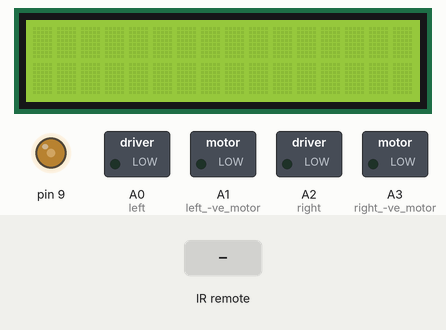
Simulated run of this sketch. Board: Arduino Uno, built with avr-gcc and run on an emulated ATmega328P. Shown: 16×2 character LCD, switched loads named in the sketch (green lamp = pin HIGH), output pins drawn as LEDs (lit = HIGH). The test bench sets the inputs (shaded band). What the sketch prints to the serial monitor is not drawn.

Above: at 1.2 s.
1.3 s: infrared code 0xFF18E7 received
At 1.6 s:
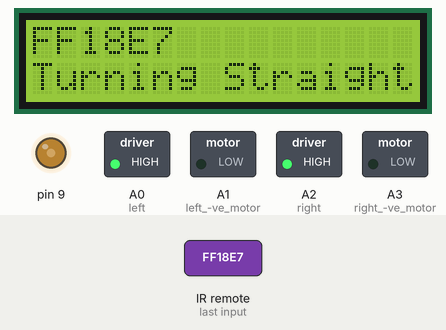
2.8 s: infrared code 0xFF10EF received
At 3.9 s:
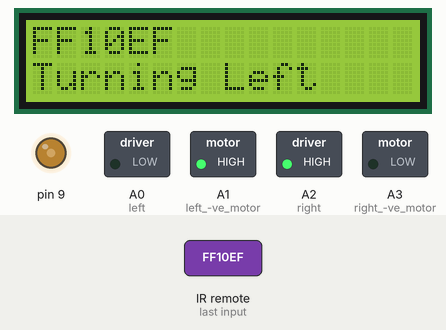
4.3 s: infrared code 0xFF5AA5 received
At 5.1 s:
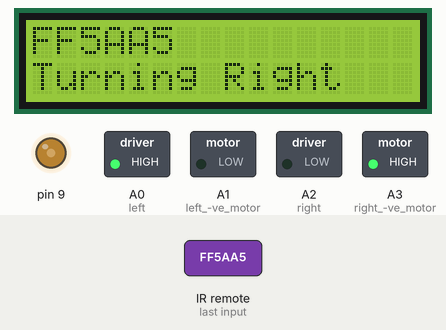
5.8 s: infrared code 0xFF4AB5 received
At 6.2 s:
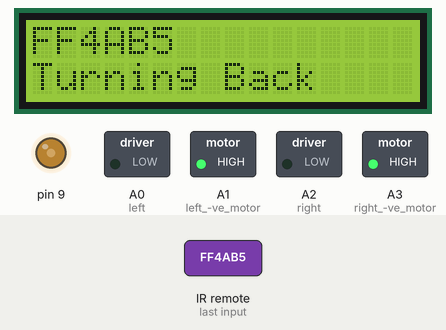
Timing chart, 0 to 8.3 s (numbered marks = the images above; inputs shaded):
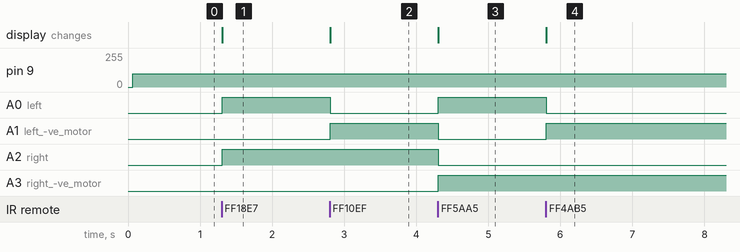

The sketch:

remote_controlled_robot.ino
```cpp
#include <LiquidCrystal.h>
#include <IRremote.h>

int RECV_PIN =13;
IRrecv irrecv(RECV_PIN);
decode_results results;
int a=0,b=0,c=0,d=0;
LiquidCrystal lcd(12, 11, 5, 4, 3, 2);


void setup()
{
  Serial.begin(9600);
  pinMode(A0,OUTPUT);  // left +ve motor
  pinMode(A1,OUTPUT);  // left -ve motor
  pinMode(A2,OUTPUT);  // right +ve motor
  pinMode(A3,OUTPUT);  // right -ve motor
  pinMode(9,OUTPUT);
  lcd.begin(16, 2);

  irrecv.enableIRIn(); // Start the receiver
}

void loop()
{
  analogWrite(9, 100);
  if (irrecv.decode(&results))
{


  if(results.value==16718055)      // straight
    {
        Serial.println(results.value,HEX);
        lcd.clear();
        lcd.setCursor(0,0);
        lcd.print(results.value,HEX);
        lcd.setCursor(0,1);
        lcd.print("Turning Straight");
        a++;
        {
         if(a<=1)
           {
              digitalWrite(A0,HIGH);
              digitalWrite(A1,LOW);
              digitalWrite(A2,HIGH);
              digitalWrite(A3,LOW);
           }
         else
           {
             digitalWrite(A0,LOW);
             digitalWrite(A1,LOW);
             digitalWrite(A2,LOW);
             digitalWrite(A3,LOW);
              a=0;
           }

         }
   }


  else if(results.value==16716015)
    {
      Serial.println(results.value,HEX);    // LEFT
      lcd.clear();
      lcd.setCursor(0,0);
      lcd.print(results.value,HEX);
      lcd.setCursor(0,1);
        lcd.print("Turning Left");
       b++;
    {
      if(b<=1)
        {
          digitalWrite(A0,LOW);
          digitalWrite(A1,HIGH);
          digitalWrite(A2,HIGH);
          digitalWrite(A3,LOW);
        }
      else
        {
          digitalWrite(A0,LOW);
          digitalWrite(A1,LOW);
          digitalWrite(A2,LOW);
          digitalWrite(A3,LOW);
          b=0;
        }

    }
}

  else if(results.value==16734885)    // RIGHT
    {
      Serial.println(results.value,HEX);
      lcd.clear();
        lcd.setCursor(0,0);
        lcd.print(results.value,HEX);
        lcd.setCursor(0,1);
        lcd.print("Turning Right");
      c++;
    {
        if(c<=1)
          {
            digitalWrite(A0,HIGH);
            digitalWrite(A1,LOW);
            digitalWrite(A2,LOW);
            digitalWrite(A3,HIGH);
          }
        else
          {
            digitalWrite(A0,LOW);
            digitalWrite(A1,LOW);
            digitalWrite(A2,LOW);
            digitalWrite(A3,LOW);
            c=0;
           }

    }
}

   else if(results.value==16730805)    // BACKWARD
    {
        Serial.println(results.value,HEX);
        lcd.clear();
        lcd.setCursor(0,0);
        lcd.print(results.value,HEX);
        lcd.setCursor(0,1);
        lcd.print("Turning Back");
        d++;
        {
        if(d<=1)
          {
            digitalWrite(A0,LOW);
            digitalWrite(A1,HIGH);
            digitalWrite(A2,LOW);
            digitalWrite(A3,HIGH);
          }
          else
           {
            digitalWrite(A0,LOW);
            digitalWrite(A1,LOW);
            digitalWrite(A2,LOW);
            digitalWrite(A3,LOW);
            d=0;
           }

        }
}

irrecv.resume(); // Receive the next value
}
}
```

Measured:
- after the input at 1.3 s, A0 (left), A2 (right): LOW → HIGH at once; the display: changes at once (image 1)
- after the input at 2.8 s, A0 (left): HIGH → LOW at once; A1 (left_-ve_motor): LOW → HIGH at once; the display: changes at once (image 2)
- after the input at 4.3 s, A0 (left), A3 (right_-ve_motor): LOW → HIGH at once; A1 (left_-ve_motor), A2 (right): HIGH → LOW at once; the display: changes at once (image 3)
- after the input at 5.8 s, A0 (left): HIGH → LOW at once; A1 (left_-ve_motor): LOW → HIGH at once; the display: changes at once (image 4)
